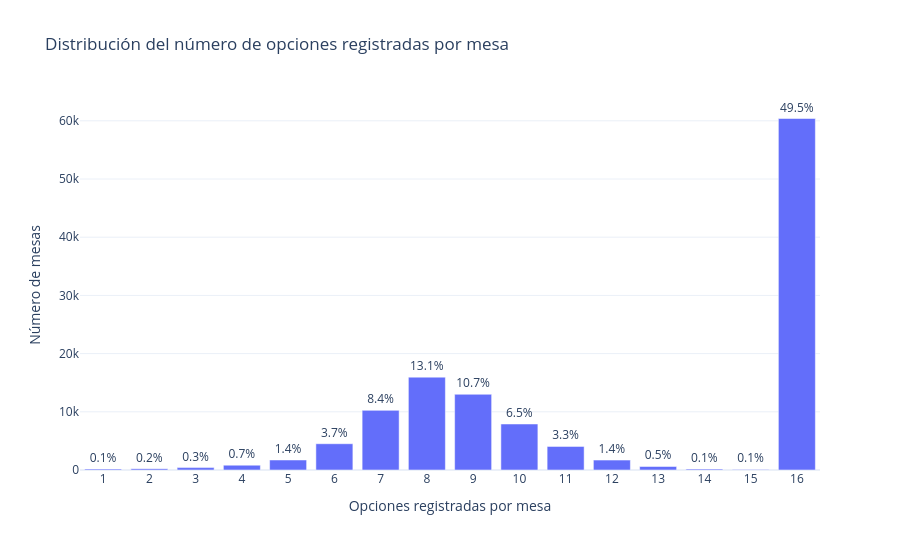

Notebook code for this chart:
### Code cell
import plotly.express as px

distribucion_opciones = (
    resumen_mesas["opciones_presentes"]
    .value_counts()
    .sort_index()
    .rename_axis("opciones_presentes")
    .reset_index(name="mesas")
)

distribucion_opciones["porcentaje"] = (
    100 * distribucion_opciones["mesas"] / total_mesas
)

fig = px.bar(
    distribucion_opciones,
    x="opciones_presentes",
    y="mesas",
    text="porcentaje",
    labels={
        "opciones_presentes": "Opciones registradas por mesa",
        "mesas": "Número de mesas"
    },
    title="Distribución del número de opciones registradas por mesa"
)

fig.update_traces(
    texttemplate="%{text:.1f}%",
    textposition="outside"
)

fig.update_layout(
    template="plotly_white",
    height=550,
    xaxis=dict(dtick=1)
)

fig.show()

### Figure 1 — Plotly figure (JSON) as saved in the notebook; plotly's stock layout.template omitted (floating-point values rounded to 4 significant figures)
{"data": [{"hovertemplate": "Opciones registradas por mesa=%{x}<br>Número de mesas=%{y}<br>porcentaje=%{text}<extra></extra>", "legendgroup": "", "marker": {"color": "#636efa", "pattern": {"shape": ""}}, "name": "", "orientation": "v", "showlegend": false, "text": [0.1369, 0.1869, 0.3376, 0.6819, 1.41, 3.699, 8.398, 13.07, 10.66, 6.479, 3.325, 1.397, 0.495, 0.1311, 0.08605, 49.5], "textposition": "outside", "texttemplate": "%{text:.1f}%", "type": "bar", "x": [1, 2, 3, 4, 5, 6, 7, 8, 9, 10, 11, 12, 13, 14, 15, 16], "xaxis": "x", "y": [167, 228, 412, 832, 1720, 4514, 10247, 15954, 13012, 7906, 4057, 1705, 604, 160, 105, 60397], "yaxis": "y"}], "layout": {"barmode": "relative", "height": 550, "legend": {"tracegroupgap": 0}, "title": {"text": "Distribución del número de opciones registradas por mesa"}, "xaxis": {"anchor": "y", "domain": [0, 1], "dtick": 1, "title": {"text": "Opciones registradas por mesa"}}, "yaxis": {"anchor": "x", "domain": [0, 1], "title": {"text": "Número de mesas"}}}}
